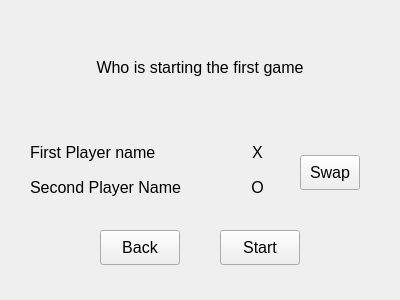
<?xml version="1.0" encoding="UTF-8"?>
<ui version="4.0">
 <class>login_window</class>
 <widget class="QMainWindow" name="login_window">
  <property name="geometry">
   <rect>
    <x>0</x>
    <y>0</y>
    <width>400</width>
    <height>300</height>
   </rect>
  </property>
  <property name="windowTitle">
   <string>login</string>
  </property>
  <widget class="QWidget" name="centralwidget">
   <widget class="QStackedWidget" name="stackedWidget">
    <property name="geometry">
     <rect>
      <x>0</x>
      <y>0</y>
      <width>400</width>
      <height>300</height>
     </rect>
    </property>
    <property name="currentIndex">
     <number>1</number>
    </property>
    <widget class="QWidget" name="login_page">
     <widget class="QComboBox" name="username_combobox">
      <property name="geometry">
       <rect>
        <x>130</x>
        <y>50</y>
        <width>191</width>
        <height>22</height>
       </rect>
      </property>
     </widget>
     <widget class="QLineEdit" name="password_line_edit">
      <property name="geometry">
       <rect>
        <x>130</x>
        <y>80</y>
        <width>191</width>
        <height>22</height>
       </rect>
      </property>
      <property name="inputMask">
       <string/>
      </property>
      <property name="text">
       <string/>
      </property>
      <property name="echoMode">
       <enum>QLineEdit::Password</enum>
      </property>
     </widget>
     <widget class="QLabel" name="label_2">
      <property name="geometry">
       <rect>
        <x>50</x>
        <y>80</y>
        <width>71</width>
        <height>16</height>
       </rect>
      </property>
      <property name="text">
       <string>password</string>
      </property>
     </widget>
     <widget class="QLabel" name="label">
      <property name="geometry">
       <rect>
        <x>50</x>
        <y>50</y>
        <width>55</width>
        <height>16</height>
       </rect>
      </property>
      <property name="text">
       <string>user</string>
      </property>
     </widget>
     <widget class="QPushButton" name="register_button">
      <property name="geometry">
       <rect>
        <x>50</x>
        <y>120</y>
        <width>121</width>
        <height>41</height>
       </rect>
      </property>
      <property name="text">
       <string>new account</string>
      </property>
     </widget>
     <widget class="QPushButton" name="login_button">
      <property name="geometry">
       <rect>
        <x>40</x>
        <y>170</y>
        <width>320</width>
        <height>40</height>
       </rect>
      </property>
      <property name="font">
       <font>
        <pointsize>14</pointsize>
       </font>
      </property>
      <property name="text">
       <string>login</string>
      </property>
     </widget>
     <widget class="QPushButton" name="cancel_button">
      <property name="geometry">
       <rect>
        <x>40</x>
        <y>220</y>
        <width>320</width>
        <height>40</height>
       </rect>
      </property>
      <property name="font">
       <font>
        <pointsize>14</pointsize>
       </font>
      </property>
      <property name="text">
       <string>Cancel</string>
      </property>
     </widget>
     <widget class="QLabel" name="warning_label">
      <property name="enabled">
       <bool>true</bool>
      </property>
      <property name="geometry">
       <rect>
        <x>210</x>
        <y>120</y>
        <width>55</width>
        <height>16</height>
       </rect>
      </property>
      <property name="styleSheet">
       <string notr="true">color: rgb(255, 0, 0);</string>
      </property>
      <property name="text">
       <string/>
      </property>
     </widget>
    </widget>
    <widget class="QWidget" name="game_settings_page">
     <widget class="QLabel" name="first_player_name">
      <property name="geometry">
       <rect>
        <x>30</x>
        <y>135</y>
        <width>200</width>
        <height>35</height>
       </rect>
      </property>
      <property name="font">
       <font>
        <pointsize>12</pointsize>
       </font>
      </property>
      <property name="text">
       <string>First Player name</string>
      </property>
     </widget>
     <widget class="QLabel" name="second_player_name">
      <property name="geometry">
       <rect>
        <x>30</x>
        <y>170</y>
        <width>200</width>
        <height>35</height>
       </rect>
      </property>
      <property name="font">
       <font>
        <pointsize>12</pointsize>
       </font>
      </property>
      <property name="text">
       <string>Second Player Name</string>
      </property>
     </widget>
     <widget class="QLabel" name="first_player_tic">
      <property name="geometry">
       <rect>
        <x>240</x>
        <y>135</y>
        <width>35</width>
        <height>35</height>
       </rect>
      </property>
      <property name="font">
       <font>
        <pointsize>12</pointsize>
       </font>
      </property>
      <property name="text">
       <string>X</string>
      </property>
      <property name="alignment">
       <set>Qt::AlignCenter</set>
      </property>
     </widget>
     <widget class="QLabel" name="second_player_tic">
      <property name="geometry">
       <rect>
        <x>240</x>
        <y>170</y>
        <width>35</width>
        <height>35</height>
       </rect>
      </property>
      <property name="font">
       <font>
        <pointsize>12</pointsize>
       </font>
      </property>
      <property name="text">
       <string>O</string>
      </property>
      <property name="alignment">
       <set>Qt::AlignCenter</set>
      </property>
     </widget>
     <widget class="QPushButton" name="swap_tics">
      <property name="geometry">
       <rect>
        <x>300</x>
        <y>155</y>
        <width>60</width>
        <height>35</height>
       </rect>
      </property>
      <property name="font">
       <font>
        <pointsize>12</pointsize>
       </font>
      </property>
      <property name="text">
       <string>Swap</string>
      </property>
     </widget>
     <widget class="QPushButton" name="back">
      <property name="geometry">
       <rect>
        <x>100</x>
        <y>230</y>
        <width>80</width>
        <height>35</height>
       </rect>
      </property>
      <property name="font">
       <font>
        <pointsize>12</pointsize>
       </font>
      </property>
      <property name="text">
       <string>Back</string>
      </property>
     </widget>
     <widget class="QPushButton" name="start">
      <property name="geometry">
       <rect>
        <x>220</x>
        <y>230</y>
        <width>80</width>
        <height>35</height>
       </rect>
      </property>
      <property name="font">
       <font>
        <pointsize>12</pointsize>
       </font>
      </property>
      <property name="text">
       <string>Start</string>
      </property>
     </widget>
     <widget class="QLabel" name="starting_player_name">
      <property name="geometry">
       <rect>
        <x>50</x>
        <y>50</y>
        <width>300</width>
        <height>35</height>
       </rect>
      </property>
      <property name="font">
       <font>
        <pointsize>12</pointsize>
       </font>
      </property>
      <property name="text">
       <string>Who is starting the first game</string>
      </property>
      <property name="alignment">
       <set>Qt::AlignCenter</set>
      </property>
     </widget>
    </widget>
   </widget>
  </widget>
 </widget>
 <resources/>
 <connections/>
</ui>
